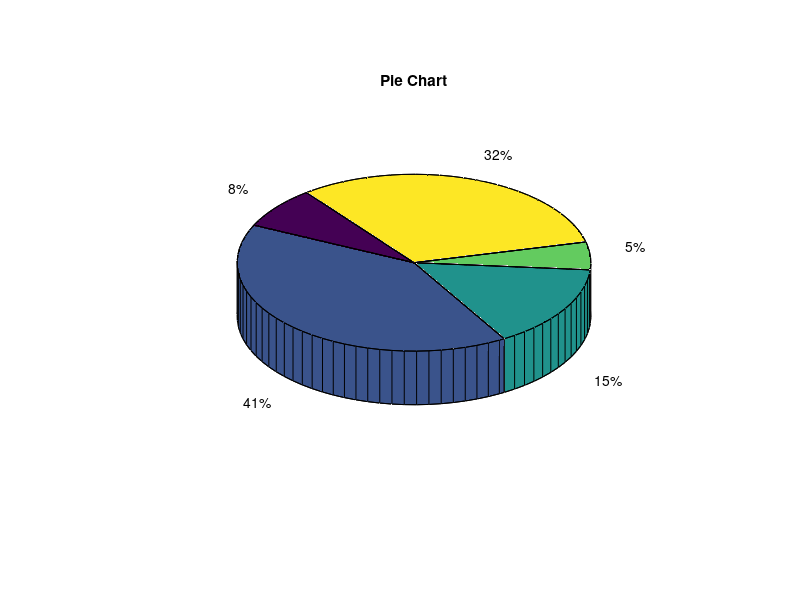
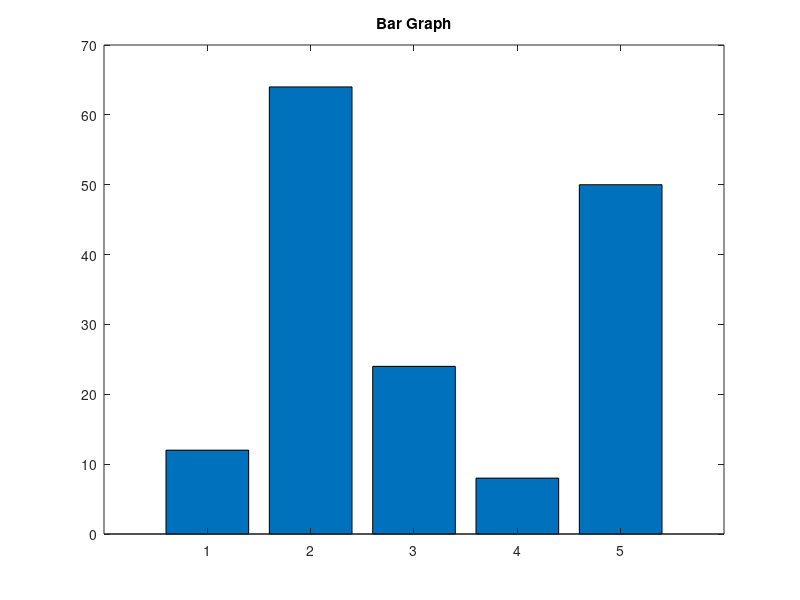
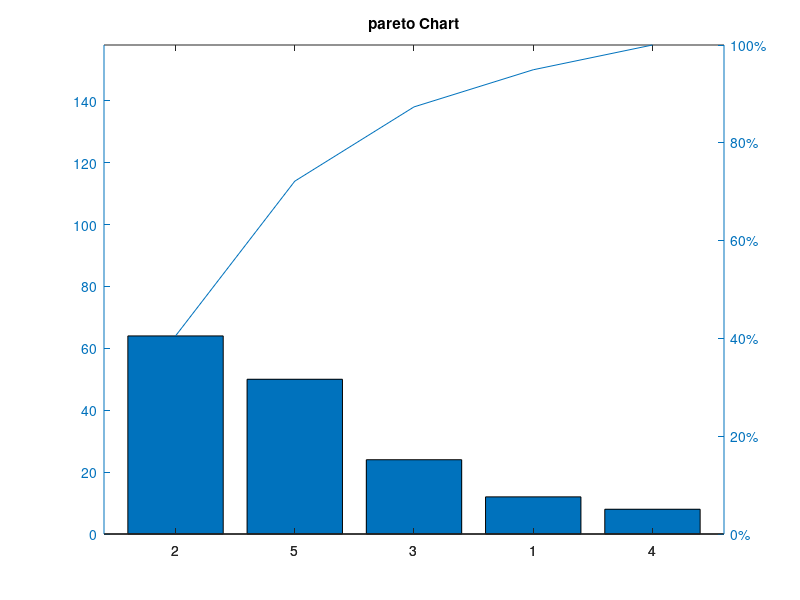

MATLAB code to generate these figures, in order:
%% 2) Iterative operations: 
% Control structures execute a group of instructions for a certain number 
% of times or as long as certain conditions are met
 
% Loops consist of several parts as follows;
 % 1) A parameter (or counter) to control the loop
 % 2) Initializaiton of this parameter
 % 3) A way to change the parameter each time trough the loop
 % 4) A comperison, using parameter, to a criterion used to decide when to
 % end the loop
 % 5) Calculation to do inside the loop
    
%% simple examples of for-loops
    
% for-loops - general form:
% -------------------------
%
%  for variable = expression     (%where expression is a row vector or a matrix)
%      statements ...
%  end
%
 
% sample 1a: integer limits
    for a = 10:20   
        %fprintf('value of a: %d\n', a);       
        disp('value of a:')
        disp(a)
    end

% sample 1b: integer limits
    for k=1:8                 
        fprintf('%2d  %6.2f\n', k, k^2);
    end
    
     for k=1:8                 
        fprintf('%2d  %6.2f\n', 2, 2^k);
     end
    
    % try also the following variations
    % ---------------------------------
    % for k=1:8,  fprintf('%2d  %6.2f\n', k, k^2),  end
    
% sample 1c: integer limits
    % computing finite sums with for-loops - sum and cumsum examples
    x = [10, -20, 30, 50, 5, 25];  
    Sum = 0;                   % initialize the sum
                        
    for k=1:length(x)       
         Sum = Sum + x(k);        % accumulate partial sums
         cumSum(k) = Sum;
    end
    
    
    withSumFunction = sum(x);
    withCumSumFunction = cumsum(x);
    
    clear k
    
% sample 2: step increment
    for a = 1.0: -0.1: 0.0      
        disp(a)
    end
  
% sample 3: any row vector
    for a = [24,18,17,23,28]    
        disp(a)
    end
    
% sample 4: any row vector - without keeping all values
    for k = [1,2,3,4,5]
        x = 3.0 + 0.1*k     % displays computed value of x, here x is scalar
    end

% sample 5a: any row vector - with keeping all values with given indexes
    clear x
    %x= zeros(1,3);
    for indexNumbers=[3,7,10]           % k runs successively through 
        x(indexNumbers) = 3 + 0.1*indexNumbers;    %construct k-th element of a vector x(k)
        %fprintf('%6.1f',x);  % diplay current elements of vector x 
        %fprintf('\n');       % display next x on new line
    end  
    
% sample 5b: any row vector - with keeping all values as a vector
    clear x
    %x= zeros(1,3);              % pre-allocate x to length 3
                                 % generally, preallocation speeds up processing
                                 % without this, you perform dynamic memory allocation
                                 % where size of x is dynamically increased
    index =1;
    for value=[3,7,10]           % value runs successively through the values of [3,7,10]
        x(index) = 3 + 0.1*value;    % x is an array
        disp(x);             % diplay current vector x
        index = index+1;
    end  
    
%sample 6: matrix
    k1 = [1; 0; -2];
    k2 = [0; 3; 1];
    
    x= zeros(size(k1));
    
    for k = [k1,k2]         
        x = 3.0 + 0.1*k;
        disp(x);
    end
                        
% sample 7: for-loops can contain if statements  
    g = [67, 85, 95, 87, 94, 75, 89, 70, 86];
    count = 0;

    for k = 1:length(g)         
        if g(k) >= 90           
            count = count + 1;    
        end                     
    end
    
    % or, more simply, replace if-end statements 
    % by count=count + (g(k)>=90); fo avoiding if-end
    
    for k = 1:length(g)         
        count=count + (g(k)>=90);                      
    end
    
    disp(count);
    
    % for avoiding for loop as well
    count2 = sum(g>=85 & g<90)
    
% sample 8: for-loops can contain switch statements
    
    data = [12 64 24 8 50];
    plottypes = {'pie3' 'bar' 'pareto'};
 
    for i=1:3
        figure 
        switch plottypes{i}
        case 'bar' 
            bar(data)
            title('Bar Graph')
        case {'pie','pie3'}
            pie3(data)
            title('Pie Chart')
        case 'pareto'
            pareto(data)
            title('pareto Chart')
        otherwise
            warning('Unexpected plot type. No plot created.')
        end
    end 
    
% sample 9
    scores = [76 45 98 90];
    theNumberOfPass = 0;
    
    for i=1:length(scores)
        if scores(i) > 60
            theNumberOfPass = theNumberOfPass + 1;
        end
    end
    
    disp(theNumberOfPass);
    
% sample 10

    a = 6;  % Find the factorial of a
    if (a<0)            
        disp('Negative Integer');
    elseif (a == 0)
        f = 1;
    else                    %if-else statements can contain for-loops 
        f = 1;
        for i = 1:a
            f = f*i;
        end % end for-loop
    end % end if-statement

    disp(f) 

% sample 11a: nested for-loops 
    N = 4; M = 3;

    for i=1:N               %for rows
        for j=1:M           %for columns
            A(i,j) = i+j;
        end
    end
    
    clear i j

% sample 11b: nested for-loops - row-wise version
    N=4; %row number
    M=3; 
    j=1:M;

    for i=1:N
        A(i,:) = i+j;
    end

% sample 11c: nested for-loops - column-wise version
    N=4; 
    M=3; % column number
    j=1:N;

    for i=1:M
        B(:,j) = i+j;
    end
    
%% conventional and forever while-loops 
% -----------------------
% conventional while-loop
% -----------------------
% while condition            % break out when condition is false
%    statements ...          % repeat if condition is true
% end
% -----------------------

% -----------------------
% forever while-loop
% -----------------------
% while 1                    % repeat forever
%    statements ...
%    if condition            % break out when condition is true 
%       break;
%    end
%    statements ...
% end
% -----------------------    
% sample 1   
    a = 10;
    
    while a < 20     %continue while a<20, break when a>20
        fprintf('value of a: %d\n', a);
        a = a + 1;      % update a manually 
    end
        
%%
% Note, the repetition variable k is automatically stepped 
%       through its range by the for-loop
%       whereas, in while-loops, k must be stepped through manually

%% Samples for break 
% sample 1: break with while loop
    a = 10;
    
    while (a < 20 )
        fprintf('value of a: %d\n', a);
        a = a + 1;
        if( a > 15)
         break;         % terminate the loop using break statement  
        end 
    end
    
% sample 2: break with infinite while loop

    count = 1;
    sum = 0;
    numberOfValues = input('Please enter the number of values that you want to sum: ');
            
    while 1     
        if count > numberOfValues
            break;
        end
                   
        prompt = ['Please enter ' num2str(count), '.number: '];
        x = input(prompt); 
        sum = sum + x;
        count = count +1;    
    end
    
    fprintf('\nThe sum of the numbers are: %d \n', sum);

% sample 3 : break with for loop

    y = [-2 -4 0 -4 3 7];

    % You're gonna test each element for a special condition
    for i = 1 : length(y)
        % Test for a greater-than-zero value
        if y(i) > 0
            break         % terminate loop execution
        end

        % If it does not meet your condition, you can follow with your code
        z = y(i) + 6;
        disp(z)  
    end
    
    disp('finished')
    

%% Samples for continue
% sample 1   
    a = 9;
    
    while a < 20
        a = a + 1; 
        
        if a == 15
            continue;         % skip the iteration 
        end
        
        fprintf('value of a: %d\n', a);
    end
          